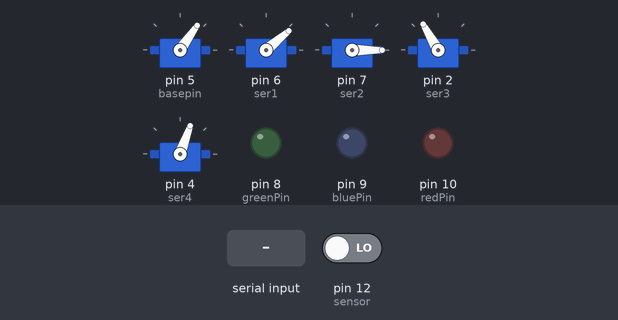
The sketch below on a simulated Arduino Uno, built with avr-gcc and run on an emulated ATmega328P. On the bench: 5 × servo, output pins drawn as LEDs (lit = HIGH). The test bench sets the inputs (shaded band); at power-on: pin 12 (sensor) LOW.

Above: at 16.4 s.
16.5 s: pin 12 (sensor) driven HIGH
At 18.3 s:
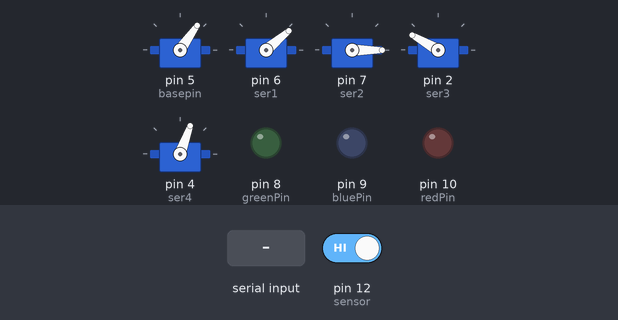
20.0 s: "7" received over Serial
At 20.16 s:
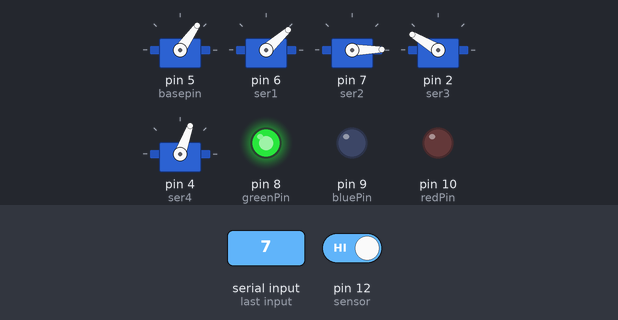
27.0 s: pin 12 (sensor) driven LOW
At 46.09 s:
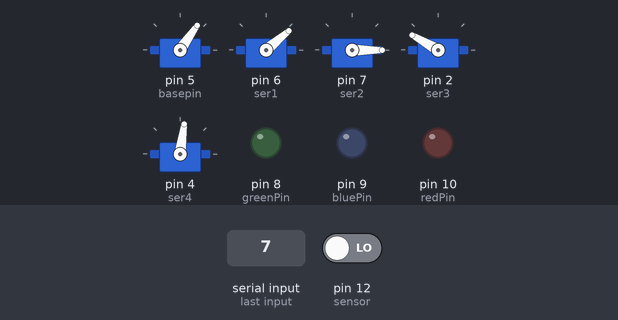
Timing chart, 0 to 47.2 s (numbered marks = the images above; inputs shaded):
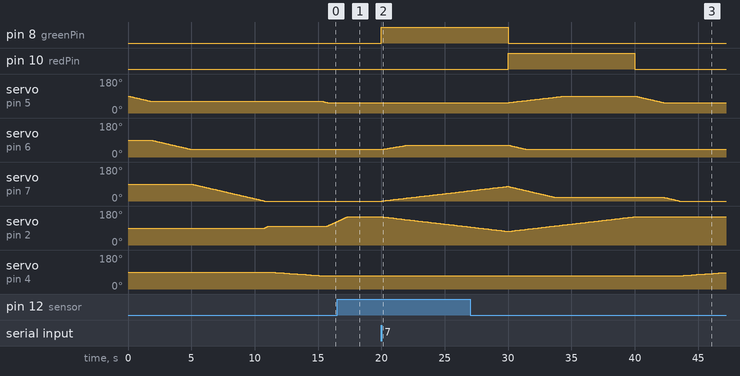

The sketch:

_10-_robot_without_scan.ino
```cpp
#include <VarSpeedServo.h>

// create servo object to control a servo
VarSpeedServo base;
VarSpeedServo link1;
VarSpeedServo link2;
VarSpeedServo gripper;
VarSpeedServo scanner;


// Leds as indicators
int redPin=10;
int bluePin=9;
int greenPin=8;

// servo pins
const int ser3 =2;
const int ser4 =4;
const int basepin =5;
const int ser1 =6;
const int ser2 =7;
const int sensor =12;


char data;
int sw;

void setup() {
  // attaches the servo  to the servo object
  base.attach(basepin);
  link1.attach(ser1);
  link2.attach(ser2);
  gripper.attach(ser3);
  scanner.attach(ser4);

  // serial communication and indicators
  Serial.begin(9600);

  // input, output
  pinMode(redPin,OUTPUT);
  pinMode(bluePin,OUTPUT);
  pinMode(greenPin,OUTPUT);
  pinMode(sensor,INPUT);

// initial positions
  base.write(62,10 ,true);
  link1.write(40, 10 ,true);
  link2.write(0, 10 , true);
  gripper.write(100,20,true);
  scanner.write(70,3,true);
  delay(5);

}


void loop() {
   data='0';
   digitalWrite(redPin, LOW);
   digitalWrite(greenPin, LOW);
   digitalWrite(bluePin, LOW);


   scanner.write(70,3,true);
   base.write(55,10 ,true);
   link1.write(40, 10 ,true);
   link2.write(0, 10 , true);
   gripper.write(150,20,true);

  sw=digitalRead(sensor);
  if(Serial.available()>0)
  data= Serial.read();

  if(sw==HIGH)
  scanner.write(70,3,true);
  else
  {
  scanner.write(180,3,true);
  delay(1000);
  }

   if (data=='7')
  {
          digitalWrite(redPin, LOW);
          digitalWrite(greenPin, HIGH);
          digitalWrite(bluePin, LOW);

          link1.write(63, 7);
          link2.write(77, 5);
          gripper.write(30, 5);
          base.write(55, 5);
          delay(10000);

          link1.write(40, 10);
          link2.write(20, 10);
          gripper.write(150, 5);
          base.write(90, 5);

          digitalWrite(redPin, HIGH);
          digitalWrite(greenPin, LOW);
          digitalWrite(bluePin, LOW);
          delay(10000);

  }
}
```

Measured:
- after the input at 16.5 s, servo on pin 4 (ser4): stays 70° (without the input it goes to 71° after 0.95 s)
- after the input at 20.0 s, pin 8 (greenPin): LOW → HIGH at once; servo on pin 6 (ser1): moves from 40° to 63° over 2.0 s, starting after 0.06 s; servo on pin 7 (ser2): moves from 0° to 54° over 6.8 s, starting after 0.08 s; servo on pin 2 (ser3): moves from 150° to 96° over 6.8 s, starting at once
- after the input at 27.0 s, servo on pin 4 (ser4): moves from 70° to 87° over 3.4 s, starting after 16.6 s
- by itself, servo on pin 5 (basepin): rises from 55° to 90° in 4.4 s, then falls to 55° in 7.8 s
